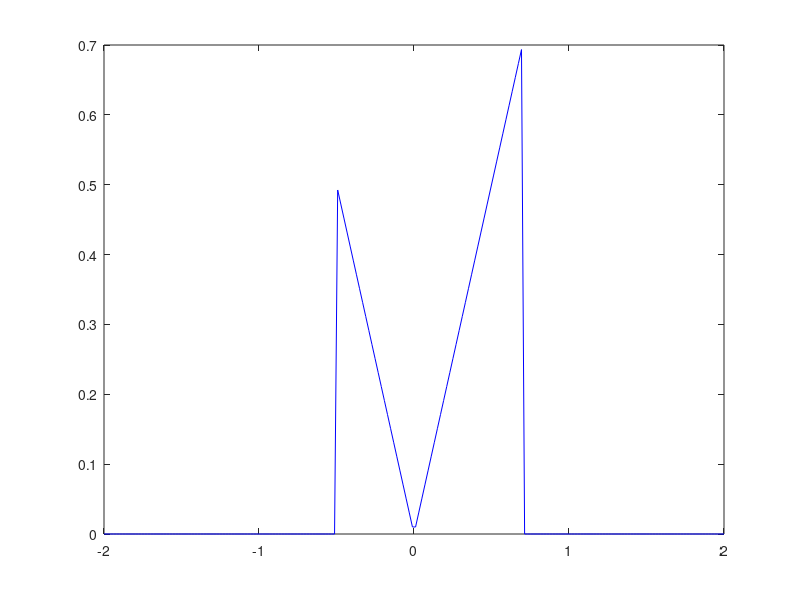
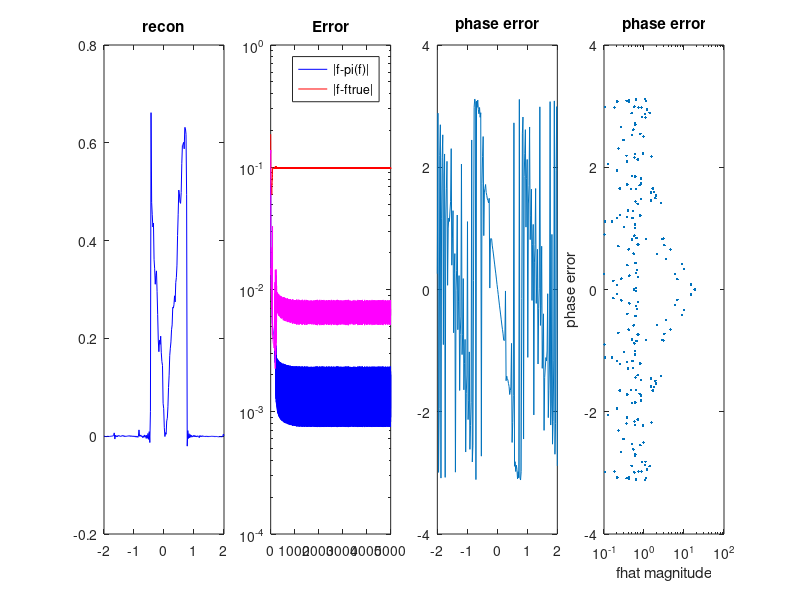

The MATLAB source for these figures, in order:
function phase_retrieval_tests_1d

close all;

image_example=3; %Use 1,2,3 (see below)
N=200; %The oversampled image will be Nx1
oversamp=2; %The oversampling factor
initialization_distance=1; %Use 1 to use a fully random starting point. Use 0 to start at the solution.
numit=5000; %Number of iterations
%opts.method='ap';
%opts.method='ap_miao'; opts.beta=0.6;
opts.method='ap_damp'; opts.beta=0.3;

xx=linspace(-oversamp,oversamp,N);

if image_example==1
    F=create_gaussian(xx,0.3);
elseif image_example==2
    F1=create_gaussian(xx,0.3);
    F2=create_gaussian(xx-0.5,0.1).*(abs(xx-0.5)<0.1);
    F=F1+F2;
elseif image_example==3
    F=(abs(xx-0.1)<0.6).*abs(xx);
end

ph=angle(fftb(F));
u=abs(fftb(F));

figure; plot(xx,F,'b');

apfig=figure; plot(1:10); set(apfig,'position',[100,100,2000,400]);
ph0=ph + (rand(size(u))*2-1)*pi*initialization_distance;
f=ap1d(xx,u,ph0,numit,opts,F,apfig);

end

function f=ap1d(xx,u,ph,numit,opts,ref,apfig)

%u(find(u(:)<10^0))=0;

ph0_ref=angle(fftb(ref));

ph0=ph;
positivity_deviations=ones(1,numit)*inf;
err_image=ones(1,numit)*inf;
err_image2=ones(1,numit)*inf;
err_fhat_mag=ones(1,numit)*inf;
fprev=zeros(size(u));
timer=tic;
for it=1:numit
    fhat=u.*exp(i*ph0);
    
    f=real(ifftb(fhat));
    positivity_deviation=sqrt(sum(f(:).^2.*(f(:)<=0))/length(f(:)));
    positivity_deviations(it)=positivity_deviation;
    err_image(it)=sqrt(sum(abs(f(:)-ref(:)).^2)/length(f(:)));
    err_image2(it)=sqrt(sum(abs(f(:)-fprev(:)).^2)/length(f(:)));
    
    %eps=min(0,max(-f(:)));
    eps=0;
    
    if (strcmp(opts.method,'ap_miao'))
        fproj=f.*(f>=eps).*(abs(xx)<1) +(fprev-opts.beta*fprev).*((f<eps)|(abs(xx)>=1));
    elseif (strcmp(opts.method,'ap'))
        fproj=f.*(f>=eps).*(abs(xx)<1);
    elseif (strcmp(opts.method,'ap_damp'))
        fproj=f.*(f>=eps).*(abs(xx)<1)+(f*opts.beta).*((f<eps)|(abs(xx)>=1));
    end;
    
    fprev=fproj;
    
    new_fhat=fftb(fproj);
    ph0=angle(new_fhat);
    ph0=normalize_phase(ph0,ph0_ref,u); %Important for registration
    err_fhat_mag(it)=max(abs(abs(new_fhat(:))-u(:)));
    if ((nargin>=7)&&((toc(timer)>0.1)||(it==1)||(it==numit)))
        figure(apfig);
        subplot(1,4,1);
        plot(xx,f,'b');
        title('recon');
        
        subplot(1,4,2);
        semilogy(1:numit,positivity_deviations,'b'); hold on;
        %semilogy(1:numit,err_fhat_mag,'g'); hold on;
        semilogy(1:numit,err_image,'r'); hold on;
        semilogy(2:numit,err_image2(2:end),'m'); hold on;
        %semilogy(2:numit,abs(diff(positivity_deviations)),'k'); hold on;
        hold off;
        title('Error');
        legend('|f-pi(f)|','|f-ftrue|');
        subplot(1,4,3);
        phase_error=angle(exp(i*(ph0-ph0_ref)));
        plot(xx,phase_error); title('phase error');
        %imagesc(ph0); title('phase');
        
        mag_error=(abs(new_fhat)-u);
        subplot(1,4,4);
        %imagesc(mag_error); colormap('gray');
        semilogx(u(:),phase_error(:),'.'); title('phase error');
        xlabel('fhat magnitude'); ylabel('phase error');
        
        drawnow;
        timer=tic;
    end;
end;

end

function ph2=normalize_phase(ph,ph_ref,w)

ph_diff=ph-ph_ref;

dx=ph_diff(2:end)-ph_diff(1:end-1);
dx=angle(exp(i*dx));
wx=min(w(2:end),w(1:end-1));

aa=angle(sum(exp(i*dx(:)).*wx(:)));

N=length(ph);
M=ceil((N+1)/2);
GX=(0:N-1)-M;
ph2=ph-GX*aa;
ph2=ph2-ph2(M);
ph2=angle(exp(i*ph2));

end

function Y=create_gaussian(xx,sigma)

Y=exp(-(xx/sigma).^2);

end

function Y=fftb(X)
Y=fftshift(fft(ifftshift(X)));
end

function Y=ifftb(X)
Y=fftshift(ifft(ifftshift(X)));
end